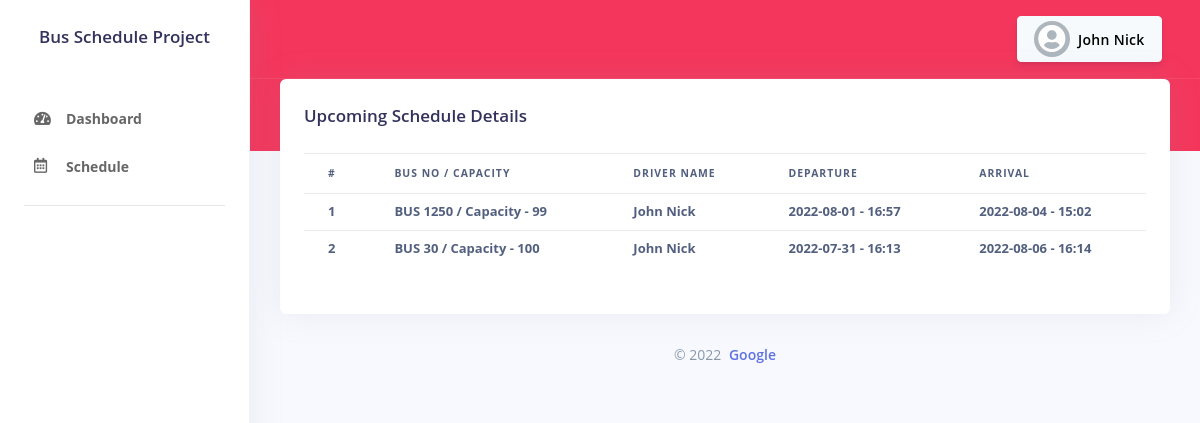
The page /schedule.php (signed in) on the database its author committed.
### tables this page shows
CREATE TABLE `schedule` (
  `schedule_id` int(11) NOT NULL,
  `start_date` varchar(30) DEFAULT NULL,
  `end_date` varchar(30) DEFAULT NULL,
  `start_time` varchar(10) DEFAULT NULL,
  `end_time` varchar(40) NOT NULL,
  `driver_id` int(10) NOT NULL,
  `bus_id` int(10) NOT NULL,
  `status` int(10) NOT NULL DEFAULT '0'
);

CREATE TABLE `bus` (
  `bus_id` int(30) NOT NULL,
  `bus_number` varchar(60) NOT NULL,
  `bus_capacity` varchar(40) NOT NULL,
  `bus_make` varchar(40) NOT NULL,
  `bus_model` varchar(100) DEFAULT NULL
);

CREATE TABLE `users` (
  `id` int(11) NOT NULL,
  `fname` varchar(255) NOT NULL,
  `lname` varchar(255) NOT NULL,
  `username` varchar(255) NOT NULL,
  `password` varchar(255) NOT NULL,
  `ss_number` varchar(255) NOT NULL,
  `email` varchar(50) DEFAULT NULL,
  `driver_id` varchar(40) DEFAULT NULL,
  `status` int(10) NOT NULL DEFAULT '0'
);

### controller.php (called while the page is built, shortened)
<?php
class Controller {
    private $host = 'localhost';
    private $user = 'ziviadmin';
    private $password = 'zivi@access';
    private $database = 'busscheduledb';
    private $conn;
    public function __construct() {
        $this->conn = $this->connectDB();
    }
    public function connectDB() {
        $conn = mysqli_connect($this->host, $this->user, $this->password, $this->database);
        return $conn;
    }
    public function runQuery($query) {
        $resultset = [];
        $count = $this->numRows($query);
        if ($count) {
            $result = mysqli_query($this->conn, $query);
            while ($row = mysqli_fetch_assoc($result)) {
                $resultset[] = $row;
            }
        }
        return $resultset;
        exit;
    }
    public function numRows($query) {
        $result = mysqli_query($this->conn, $query);
        $rowcount = mysqli_num_rows($result);
        return $rowcount;
    }
}

### schedule.php (the view, shortened to what this page needs)
<?php require_once 'pageheader.php';?>
<div class="container-fluid mt--6">
    <div class="row">
        <div class="col">
            <div class="card">
                <div class="card-body">
                    <h3 class="mb-0">Upcoming Schedule Details</h3>
                    <div class="table-responsive py-4">
                        <table class="table table-flush table-sm">
                            <thead>
                                <tr>
                                    <th>#</th>
                                    <th>Bus No / Capacity</th>
                                    <th>Driver Name</th>
                                    <th>Departure</th>
                                    <th>Arrival</th>
                                </tr>
                            </thead>
                            <tbody>
                                <?php $i = 1;
                                    if ($db_handle->check_admin()) {
                                        $users = $db_handle->runQuery('SELECT bus.bus_number,bus.bus_capacity,users.fname,users.lname,schedule.* FROM `schedule` JOIN bus ON bus.bus_id = schedule.bus_id JOIN users ON
                                    users.id = schedule.driver_id');
                                    } else {
                                        $users = $db_handle->runQuery("SELECT bus.bus_number,bus.bus_capacity,users.fname,users.lname,schedule.* FROM `schedule` JOIN bus ON bus.bus_id = schedule.bus_id JOIN users ON
                                    users.id = schedule.driver_id AND users.id = '" . $_SESSION['userId'] . "' ");
                                    }
                                foreach ($users as $user) {?>
                                <tr>
                                    <td><?=$i;?></td>
                                    <td><?=$user['bus_number']?> / Capacity - <?=$user['bus_capacity']?></td>
                                    <td><?=$user['fname'] . ' ' . $user['lname'];?></td>
                                    <td><?=$user['start_date'];?> - <?=$user['start_time'];?></td>
                                    <td><?=$user['end_date'];?> - <?=$user['end_time'];?></td>
                                </tr>
                                <?php $i++;}?>
                            </tbody>
                        </table>
                    </div>
                </div>
            </div>
        </div>
    </div>
    <?php require_once 'pagefooter.php';?>

### pageheader.php (shortened to what this page needs)
<?php
    require_once 'controller.php';
    $db_handle = new controller;
?>
<!DOCTYPE html>
<html>
<head>
    <link rel="stylesheet" href="assets/vendor/nucleo/css/nucleo.css" type="text/css">
    <link rel="stylesheet" href="assets/vendor/@fortawesome/fontawesome-free/css/all.min.css" type="text/css">
    <link rel="stylesheet" href="assets/vendor/datatables.net-bs4/css/dataTables.bootstrap4.min.css">
    <link rel="stylesheet" href="assets/vendor/datatables.net-buttons-bs4/css/buttons.bootstrap4.min.css">
    <link rel="stylesheet" href="assets/vendor/datatables.net-select-bs4/css/select.bootstrap4.min.css">
    <link rel="stylesheet" href="assets/css/argon.css?v=1.2.0" type="text/css">
    <link rel="stylesheet" href="assets/css/custom.css" type="text/css">
    <link rel="stylesheet" href="assets/css/richtext.min.css">
</head>
<body>
    <nav class="sidenav navbar navbar-vertical  fixed-left  navbar-expand-xs navbar-light bg-white" id="sidenav-main">
        <div class="scrollbar-inner">
            <div class="sidenav-header  align-items-center">
                <a class="navbar-brand" href="javascript:void(0)">
                    <h3>Bus Schedule Project</h3>
                </a>
            </div>
            <div class="navbar-inner">
                <div class="collapse navbar-collapse" id="sidenav-collapse-main">
                    <ul class="navbar-nav">
                        <li class="nav-item">
                            <a class="nav-link" href="./dashboard">
                                <i class="fas fa-tachometer-alt"></i>
                                <span class="nav-link-text">Dashboard</span>
                            </a>
                        </li>
                        <li class="nav-item">
                            <a class="nav-link" href="./schedule">
                                <i class="far fa-calendar-alt"></i>
                                <span class="nav-link-text">Schedule</span>
                            </a>
                        </li>
                    </ul>
                    <hr class="my-3">
                </div>
            </div>
        </div>
    </nav>
    <div class="main-content" id="panel">
        <nav class="navbar navbar-top navbar-expand navbar-dark bg-danger border-bottom">
            <div class="container-fluid">
                <div class="collapse navbar-collapse" id="navbarSupportedContent">
                    <ul class="navbar-nav align-items-center  ml-auto ml-md-0 ">
                        <li class="nav-item dropdown">
                            <a class="nav-link btn btn-sm btn-secondary" href="#" role="button" data-toggle="dropdown" aria-haspopup="true" aria-expanded="false">
                                <div class="media align-items-center">
                                    <span class="avatar avatar-sm rounded-circle">
                                        <i class="fas fa-user-circle fa-2x"></i>
                                    </span>
                                    <div class="media-body  ml-2  d-none d-lg-block">
                                        <span class="mb-0 text-sm  font-weight-bold"><?php echo $_SESSION['name']; ?></span>
                                    </div>
                                </div>
                            </a>
                        </li>
                    </ul>
                </div>
            </div>
        </nav>

### pagefooter.php (shortened to what this page needs)
<footer class="footer pt-0">
    <div class="row align-items-center justify-content-lg-between">
        <div class="col-lg-12">
            <div class="copyright text-center   text-muted">
                &copy; <?=date('Y')?> <a href="<?php echo CMPYLINK; ?>" class="font-weight-bold ml-1" target="_blank"><?php echo CMPYNAME; ?></a>
            </div>
        </div>
    </div>
</footer>
</div>
</div>
</body>
</html>

### assets/css/custom.css (style rules this page uses)
.table th, .table td { font-weight: bold; }
html, body { overflow-x: hidden !important; }
.navbar-dark .navbar-nav .nav-link { color: #000; }

### rows shown on the page
schedule: bus.bus_number "BUS 1250", bus.bus_capacity "99", users.fname "John", users.lname "Nick", start_date "2022-08-01", start_time "16:57", end_date "2022-08-04", end_time "15:02"
schedule: bus.bus_number "BUS 30", bus.bus_capacity "100", users.fname "John", users.lname "Nick", start_date "2022-07-31", start_time "16:13", end_date "2022-08-06", end_time "16:14"

### other values the page prints
$_SESSION['name'] "John Nick"
CMPYNAME "Google"
